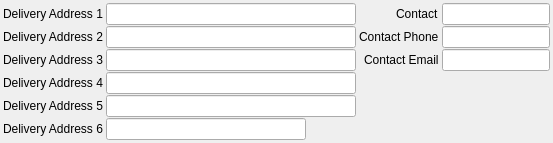
         <widget class="QWidget" name="tab_4">
          <attribute name="title">
           <string>Address</string>
          </attribute>
          <layout class="QGridLayout" name="gridLayout_3">
           <property name="leftMargin">
            <number>3</number>
           </property>
           <property name="topMargin">
            <number>3</number>
           </property>
           <property name="rightMargin">
            <number>3</number>
           </property>
           <property name="bottomMargin">
            <number>3</number>
           </property>
           <property name="horizontalSpacing">
            <number>3</number>
           </property>
           <property name="verticalSpacing">
            <number>1</number>
           </property>
           <item row="2" column="0">
            <layout class="QFormLayout" name="formLayout_5">
             <property name="fieldGrowthPolicy">
              <enum>QFormLayout::AllNonFixedFieldsGrow</enum>
             </property>
             <property name="labelAlignment">
              <set>Qt::AlignRight|Qt::AlignTrailing|Qt::AlignVCenter</set>
             </property>
             <property name="horizontalSpacing">
              <number>3</number>
             </property>
             <property name="verticalSpacing">
              <number>1</number>
             </property>
             <item row="0" column="0">
              <widget class="QLabel" name="label_5">
               <property name="text">
                <string>Delivery Address 1</string>
               </property>
              </widget>
             </item>
             <item row="0" column="1">
              <widget class="QLineEdit" name="leDeliveryAddress1">
               <property name="minimumSize">
                <size>
                 <width>250</width>
                 <height>0</height>
                </size>
               </property>
               <property name="maximumSize">
                <size>
                 <width>250</width>
                 <height>16777215</height>
                </size>
               </property>
              </widget>
             </item>
             <item row="1" column="0">
              <widget class="QLabel" name="label_6">
               <property name="text">
                <string>Delivery Address 2</string>
               </property>
              </widget>
             </item>
             <item row="1" column="1">
              <widget class="QLineEdit" name="leDeliveryAddress2">
               <property name="minimumSize">
                <size>
                 <width>250</width>
                 <height>0</height>
                </size>
               </property>
               <property name="maximumSize">
                <size>
                 <width>250</width>
                 <height>16777215</height>
                </size>
               </property>
              </widget>
             </item>
             <item row="2" column="0">
              <widget class="QLabel" name="label_7">
               <property name="text">
                <string>Delivery Address 3</string>
               </property>
              </widget>
             </item>
             <item row="2" column="1">
              <widget class="QLineEdit" name="leDeliveryAddress3">
               <property name="minimumSize">
                <size>
                 <width>250</width>
                 <height>0</height>
                </size>
               </property>
               <property name="maximumSize">
                <size>
                 <width>250</width>
                 <height>16777215</height>
                </size>
               </property>
              </widget>
             </item>
             <item row="3" column="0">
              <widget class="QLabel" name="label_8">
               <property name="text">
                <string>Delivery Address 4</string>
               </property>
              </widget>
             </item>
             <item row="3" column="1">
              <widget class="QLineEdit" name="leDeliveryAddress4">
               <property name="minimumSize">
                <size>
                 <width>250</width>
                 <height>0</height>
                </size>
               </property>
               <property name="maximumSize">
                <size>
                 <width>250</width>
                 <height>16777215</height>
                </size>
               </property>
              </widget>
             </item>
             <item row="4" column="0">
              <widget class="QLabel" name="label_9">
               <property name="text">
                <string>Delivery Address 5</string>
               </property>
              </widget>
             </item>
             <item row="4" column="1">
              <widget class="QLineEdit" name="leDeliveryAddress5">
               <property name="minimumSize">
                <size>
                 <width>250</width>
                 <height>0</height>
                </size>
               </property>
               <property name="maximumSize">
                <size>
                 <width>250</width>
                 <height>16777215</height>
                </size>
               </property>
              </widget>
             </item>
             <item row="5" column="0">
              <widget class="QLabel" name="label_10">
               <property name="text">
                <string>Delivery Address 6</string>
               </property>
              </widget>
             </item>
             <item row="5" column="1">
              <widget class="QLineEdit" name="leDeliveryAddress6">
               <property name="minimumSize">
                <size>
                 <width>200</width>
                 <height>0</height>
                </size>
               </property>
               <property name="maximumSize">
                <size>
                 <width>200</width>
                 <height>16777215</height>
                </size>
               </property>
              </widget>
             </item>
            </layout>
           </item>
           <item row="2" column="1">
            <layout class="QFormLayout" name="formLayout_9">
             <property name="labelAlignment">
              <set>Qt::AlignRight|Qt::AlignTrailing|Qt::AlignVCenter</set>
             </property>
             <property name="horizontalSpacing">
              <number>3</number>
             </property>
             <property name="verticalSpacing">
              <number>1</number>
             </property>
             <item row="1" column="0">
              <widget class="QLabel" name="label_40">
               <property name="text">
                <string>Contact Phone</string>
               </property>
              </widget>
             </item>
             <item row="1" column="1">
              <widget class="QLineEdit" name="leContactPhoneNumber"/>
             </item>
             <item row="2" column="0">
              <widget class="QLabel" name="label_41">
               <property name="text">
                <string>Contact Email</string>
               </property>
              </widget>
             </item>
             <item row="2" column="1">
              <widget class="QLineEdit" name="leContactEmail"/>
             </item>
             <item row="0" column="0">
              <widget class="QLabel" name="label_11">
               <property name="text">
                <string>Contact</string>
               </property>
              </widget>
             </item>
             <item row="0" column="1">
              <widget class="RB_IdxLineEdit" name="ileContact"/>
             </item>
            </layout>
           </item>
          </layout>
         </widget>
